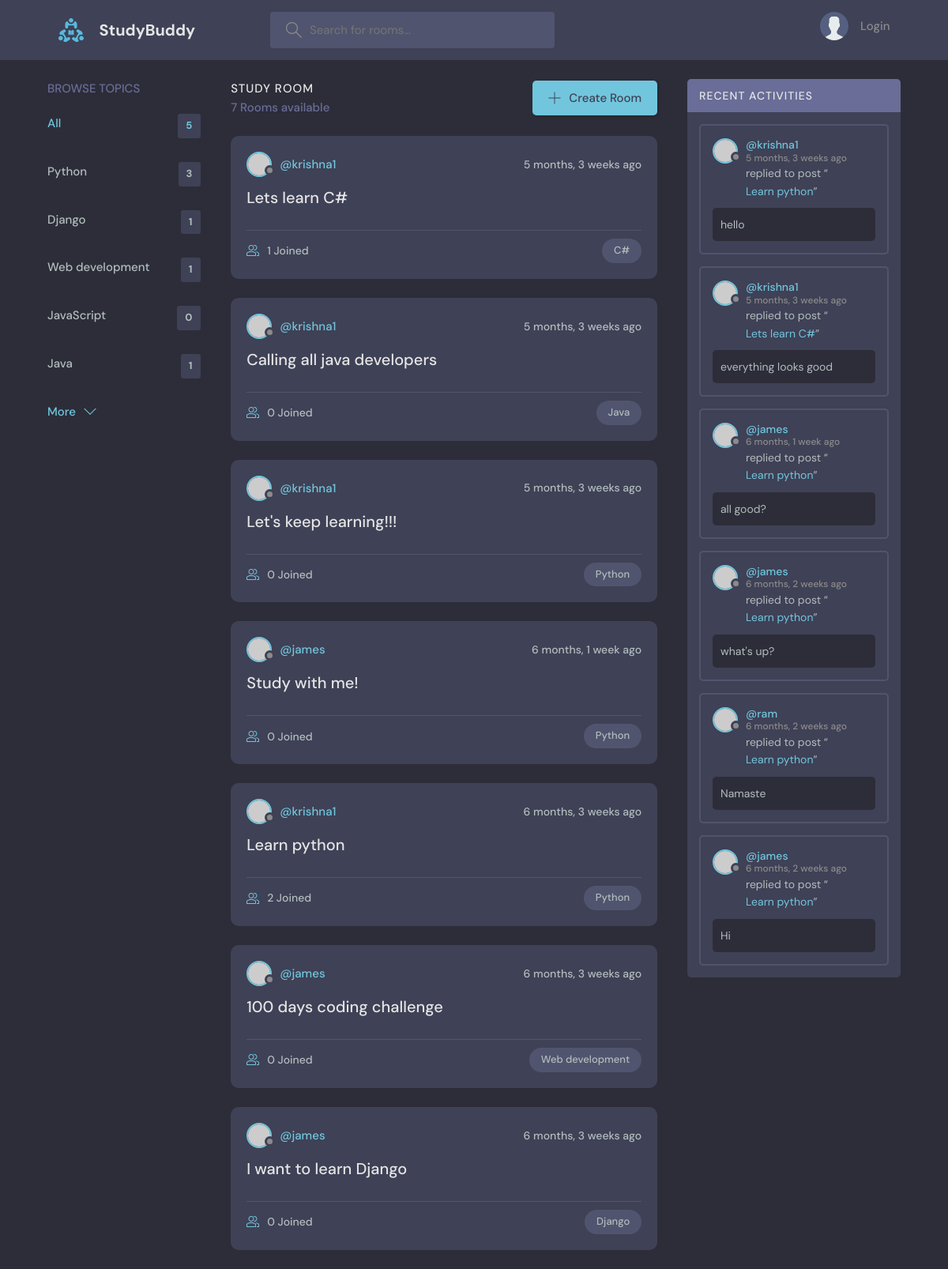
The page / on the database its author committed.
### base/models.py (models this page shows, shortened)
class Topic(models.Model):
    name = models.CharField(max_length = 200)

class Room(models.Model):
    host = models.ForeignKey(User, on_delete = models.SET_NULL, null = True)
    topic = models.ForeignKey(Topic, on_delete = models.SET_NULL, null = True)
    name = models.CharField(max_length = 200)
    description = models.TextField(null = True, blank = True)
    participants = models.ManyToManyField(User, related_name = 'participants', blank = True)
    updated = models.DateTimeField(auto_now = True)
    created = models.DateTimeField(auto_now_add = True)
    class Meta:
        ordering = ['-updated','-created']
    def __str__(self):
        return self.name

class Message(models.Model):
    user = models.ForeignKey(User, on_delete = models.CASCADE)
    room = models.ForeignKey(Room, on_delete = models.CASCADE)
    body = models.TextField()
    updated = models.DateTimeField(auto_now = True)
    created = models.DateTimeField(auto_now_add = True)
    class Meta:
        ordering = ['-updated','-created']

### base/views.py (the view)
# urls.py: path('', views.home, name = "home"),
def home(request):
    q = request.GET.get('q') if request.GET.get('q') != None else ''
    rooms = Room.objects.filter(
        Q(topic__name__icontains = q) |
        Q(name__icontains = q) |
        Q(description__icontains = q)
    )
    topics = Topic.objects.all()[0:5]
    room_count = rooms.count()
    room_messages = Message.objects.filter(Q(room__name__icontains = q))
    context = {'rooms': rooms, 'topics': topics, 'room_count': room_count, 'room_messages': room_messages}
    return render(request,'base/home.html', context)

### base/templates/base/home.html (shortened to what this page needs)
{% extends 'main.html' %}
{% block content %}
    <main class="layout layout--3">
        <div class="container">
        {% include 'base/topics_component.html' %}
        <div class="roomList">
            <div class="roomList__header">
            <div>
                <h2>Study Room</h2>
                <p>{{room_count}} Rooms available</p>
            </div>
            <a class="btn btn--main" href="{% url 'create-room' %}">
                <svg version="1.1" xmlns="http://www.w3.org/2000/svg" width="32" height="32" viewBox="0 0 32 32">
                <title>add</title>
                <path
                    d="M16.943 0.943h-1.885v14.115h-14.115v1.885h14.115v14.115h1.885v-14.115h14.115v-1.885h-14.115v-14.115z"
                ></path>
                </svg>
                Create Room
            </a>
            </div>
            {% include 'base/feed_component.html' %}
        </div>
        {% include 'base/activity_component.html' %}
        </div>
    </main>
{% endblock %}

### base/templates/base/topics_component.html
<div class="topics">
    <div class="topics__header">
    <h2>Browse Topics</h2>
    </div>
    <ul class="topics__list">
        <li>
            <a href="{% url 'home' %}" class="active">All <span>{{topics.count}}</span></a>
        </li>
        {% for topic in topics %}
        <li>
            <a href="{% url 'home' %}?q={{topic.name}}">{{topic.name}}<span>{{topic.room_set.all.count}}</span></a>
        </li>
        {% endfor %}
    </ul>
    <a class="btn btn--link" href="{% url 'topics' %}">
    More
    <svg version="1.1" xmlns="http://www.w3.org/2000/svg" width="32" height="32" viewBox="0 0 32 32">
        <title>chevron-down</title>
        <path d="M16 21l-13-13h-3l16 16 16-16h-3l-13 13z"></path>
    </svg>
    </a>
</div>

### base/templates/base/feed_component.html (shortened to what this page needs)
{% for room in rooms %}
<div class="roomListRoom">
    <div class="roomListRoom__header">
        <a href="{% url 'user-profile' room.host.id %}" class="roomListRoom__author">
        <div class="avatar avatar--small">
            <img src="https://randomuser.me/api/portraits/women/11.jpg" />
        </div>
        <span>@{{room.host.username}}</span>
        </a>
        <div class="roomListRoom__actions">
        <span>{{room.created|timesince}} ago</span>
        </div>
    </div>
    <div class="roomListRoom__content">
        <a href="{% url 'room' room.id %}">{{room.name}}</a>
    </div>
    <div class="roomListRoom__meta">
        <a href="{% url 'room' room.id %}" class="roomListRoom__joined">
        {{room.participants.all.count}} Joined
        </a>
        <p class="roomListRoom__topic">{{room.topic.name}}</p>
    </div>
</div>
{% endfor %}

### base/templates/base/activity_component.html (shortened to what this page needs)
<div class="activities">
    <div class="activities__header">
    <h2>Recent Activities</h2>
    </div>
    {% for message in room_messages %}
    <div class="activities__box">
    <div class="activities__boxHeader roomListRoom__header">
        <a href="{% url 'user-profile' message.user.id %}" class="roomListRoom__author">
        <div class="avatar avatar--small">
            <img src="https://randomuser.me/api/portraits/women/11.jpg" />
        </div>
        <p>
            @{{message.user}}
            <span>{{message.created | timesince}} ago</span>
        </p>
        </a>
    </div>
    <div class="activities__boxContent">
        <p>replied to post “<a href="{% url 'room' message.room.id %}">{{message.room}}</a>”</p>
        <div class="activities__boxRoomContent">
            {{message.body}}
        </div>
    </div>
    </div>
    {% endfor %}
</div>

### rows shown on the page
Topic: name "Python", room_set.all.count "3"
Topic: name "Django", room_set.all.count "1"
Topic: name "Web development", room_set.all.count "1"
Topic: name "JavaScript", room_set.all.count "0"
Topic: name "Java", room_set.all.count "1"
Room: host.username "krishna1", created "5 months, 3 weeks", name "Lets learn C#", participants.all.count "1", topic.name "C#"
Room: host.username "krishna1", created "5 months, 3 weeks", name "Calling all java developers", participants.all.count "0", topic.name "Java"
Room: host.username "krishna1", created "5 months, 3 weeks", name "Let's keep learning!!!", participants.all.count "0", topic.name "Python"
Room: host.username "james", created "6 months, 1 week", name "Study with me!", participants.all.count "0", topic.name "Python"
Room: host.username "krishna1", created "6 months, 3 weeks", name "Learn python", participants.all.count "2", topic.name "Python"
Room: host.username "james", created "6 months, 3 weeks", name "100 days coding challenge", participants.all.count "0", topic.name "Web development"
Room: host.username "james", created "6 months, 3 weeks", name "I want to learn Django", participants.all.count "0", topic.name "Django"
Message: user "krishna1", created "5 months, 3 weeks", room "Learn python", body "hello"
Message: user "krishna1", created "5 months, 3 weeks", room "Lets learn C#", body "everything looks good"
Message: user "james", created "6 months, 1 week", room "Learn python", body "all good?"
Message: user "james", created "6 months, 2 weeks", room "Learn python", body "what's up?"
Message: user "ram", created "6 months, 2 weeks", room "Learn python", body "Namaste"
Message: user "james", created "6 months, 2 weeks", room "Learn python", body "Hi"

### other values the page prints
{{ topics.count }} "5"
{{ room_count }} "7"
